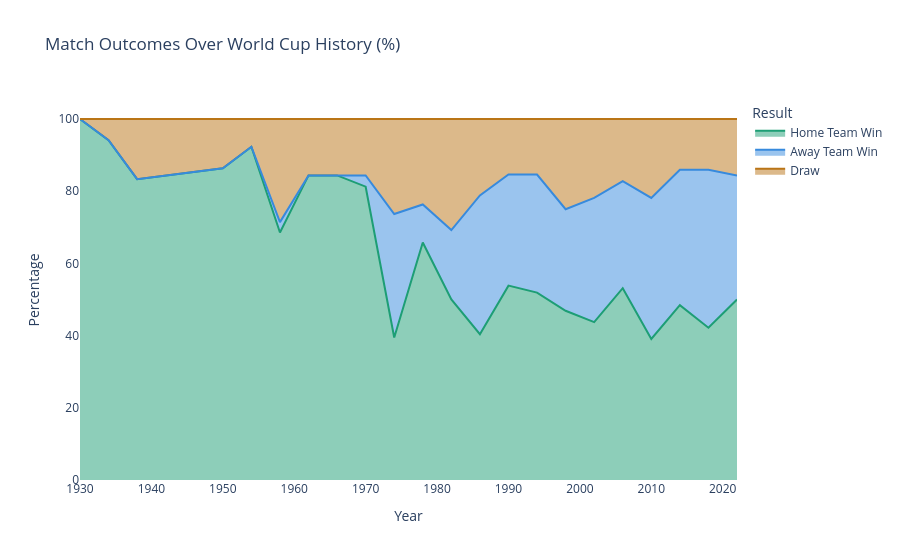

Here is the notebook cell this chart was saved with:
### Code cell
result_counts = df.groupby('Year')[['Home Team Win', 'Away Team Win', 'Draw']].sum()
result_counts = result_counts.div(result_counts.sum(axis=1), axis=0) * 100

fig = px.area(result_counts.reset_index(), x='Year',
              y=['Home Team Win', 'Away Team Win', 'Draw'],
              title='Match Outcomes Over World Cup History (%)',
              labels={'value': 'Percentage', 'variable': 'Result'},
              color_discrete_map={
                  'Home Team Win': '#1D9E75',
                  'Away Team Win': '#378ADD',
                  'Draw': '#BA7517'
              })

fig.update_layout(plot_bgcolor='white')
fig.show()

### Figure 1 — Plotly figure (JSON) as saved in the notebook; plotly's stock layout.template omitted (floating-point values rounded to 4 significant figures)
{"data": [{"fillpattern": {"shape": ""}, "hovertemplate": "Result=Home Team Win<br>Year=%{x}<br>Percentage=%{y}<extra></extra>", "legendgroup": "Home Team Win", "line": {"color": "#1D9E75"}, "marker": {"symbol": "circle"}, "mode": "lines", "name": "Home Team Win", "orientation": "v", "showlegend": true, "stackgroup": "1", "type": "scatter", "x": [1930, 1934, 1938, 1950, 1954, 1958, 1962, 1966, 1970, 1974, 1978, 1982, 1986, 1990, 1994, 1998, 2002, 2006, 2010, 2014, 2018, 2022], "xaxis": "x", "y": [100.0, 94.12, 83.33, 86.36, 92.31, 68.57, 84.38, 84.38, 81.25, 39.47, 65.79, 50.0, 40.38, 53.85, 51.92, 46.88, 43.75, 53.12, 39.06, 48.44, 42.19, 50.0], "yaxis": "y"}, {"fillpattern": {"shape": ""}, "hovertemplate": "Result=Away Team Win<br>Year=%{x}<br>Percentage=%{y}<extra></extra>", "legendgroup": "Away Team Win", "line": {"color": "#378ADD"}, "marker": {"symbol": "circle"}, "mode": "lines", "name": "Away Team Win", "orientation": "v", "showlegend": true, "stackgroup": "1", "type": "scatter", "x": [1930, 1934, 1938, 1950, 1954, 1958, 1962, 1966, 1970, 1974, 1978, 1982, 1986, 1990, 1994, 1998, 2002, 2006, 2010, 2014, 2018, 2022], "xaxis": "x", "y": [0.0, 0.0, 0.0, 0.0, 0.0, 2.857, 0.0, 0.0, 3.125, 34.21, 10.53, 19.23, 38.46, 30.77, 32.69, 28.12, 34.38, 29.69, 39.06, 37.5, 43.75, 34.38], "yaxis": "y"}, {"fillpattern": {"shape": ""}, "hovertemplate": "Result=Draw<br>Year=%{x}<br>Percentage=%{y}<extra></extra>", "legendgroup": "Draw", "line": {"color": "#BA7517"}, "marker": {"symbol": "circle"}, "mode": "lines", "name": "Draw", "orientation": "v", "showlegend": true, "stackgroup": "1", "type": "scatter", "x": [1930, 1934, 1938, 1950, 1954, 1958, 1962, 1966, 1970, 1974, 1978, 1982, 1986, 1990, 1994, 1998, 2002, 2006, 2010, 2014, 2018, 2022], "xaxis": "x", "y": [0.0, 5.882, 16.67, 13.64, 7.692, 28.57, 15.62, 15.62, 15.62, 26.32, 23.68, 30.77, 21.15, 15.38, 15.38, 25.0, 21.88, 17.19, 21.88, 14.06, 14.06, 15.62], "yaxis": "y"}], "layout": {"legend": {"title": {"text": "Result"}, "tracegroupgap": 0}, "plot_bgcolor": "white", "title": {"text": "Match Outcomes Over World Cup History (%)"}, "xaxis": {"anchor": "y", "domain": [0, 1], "title": {"text": "Year"}}, "yaxis": {"anchor": "x", "domain": [0, 1], "title": {"text": "Percentage"}}}}
